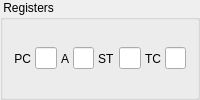
                <widget class="QGroupBox" name="groupBox_3">
                <property name="title">
                  <string> Registers </string>
                </property>
                <layout class="QHBoxLayout" name="horizontalLayout" stretch="1,10,1,10,1,10,1,10">
                  <property name="spacing">
                  <number>4</number>
                  </property>
                  <item>
                  <widget class="QLabel" name="labelPC">
                    <property name="toolTip">
                    <string>Program counter</string>
                    </property>
                    <property name="text">
                    <string>PC</string>
                    </property>
                    <property name="alignment">
                    <set>Qt::AlignRight|Qt::AlignTrailing|Qt::AlignVCenter</set>
                    </property>
                  </widget>
                  </item>
                  <item>
                  <widget class="QLineEdit" name="pcEdit">
                    <property name="key" stdset="0">
                      <string>PC</string>
                    </property>
                    <property name="type" stdset="0">
                      <string>integer</string>
                    </property>
                    <property name="mask" stdset="0">
                      <string>0x%0.3X</string>
                    </property>
                    <property name="sizePolicy">
                    <sizepolicy hsizetype="Ignored" vsizetype="Fixed">
                      <horstretch>0</horstretch>
                      <verstretch>0</verstretch>
                    </sizepolicy>
                    </property>
                    <property name="toolTip">
                    <string>Program counter</string>
                    </property>
                  </widget>
                  </item>
                  <item>
                  <widget class="QLabel" name="aLabel">
                    <property name="toolTip">
                    <string>Accumulator</string>
                    </property>
                    <property name="text">
                    <string>A</string>
                    </property>
                  </widget>
                  </item>
                  <item>
                  <widget class="QLineEdit" name="aEdit">
                    <property name="key" stdset="0">
                      <string>ACC</string>
                    </property>
                    <property name="type" stdset="0">
                      <string>integer</string>
                    </property>
                    <property name="mask" stdset="0">
                      <string>0x%0.1X</string>
                    </property>
                    <property name="sizePolicy">
                    <sizepolicy hsizetype="Ignored" vsizetype="Fixed">
                      <horstretch>0</horstretch>
                      <verstretch>0</verstretch>
                    </sizepolicy>
                    </property>
                    <property name="toolTip">
                    <string>Accumulator</string>
                    </property>
                  </widget>
                  </item>
                  <item>
                  <widget class="QLabel" name="stackLabel">
                    <property name="toolTip">
                    <string>Stack</string>
                    </property>
                    <property name="text">
                    <string>ST</string>
                    </property>
                  </widget>
                  </item>
                  <item>
                  <widget class="QLineEdit" name="stEdit">
                    <property name="key" stdset="0">
                      <string>ST</string>
                    </property>
                    <property name="type" stdset="0">
                      <string>integer</string>
                    </property>
                    <property name="mask" stdset="0">
                      <string>0x%0.3X</string>
                    </property>
                    <property name="sizePolicy">
                    <sizepolicy hsizetype="Ignored" vsizetype="Fixed">
                      <horstretch>0</horstretch>
                      <verstretch>0</verstretch>
                    </sizepolicy>
                    </property>
                    <property name="toolTip">
                    <string>Stack</string>
                    </property>
                  </widget>
                  </item>
                  <item>
                  <widget class="QLabel" name="tcLabel">
                    <property name="toolTip">
                    <string>Timer/Counter</string>
                    </property>
                    <property name="text">
                    <string>TC</string>
                    </property>
                  </widget>
                  </item>
                  <item>
                  <widget class="QLineEdit" name="tcEdit">
                    <property name="key" stdset="0">
                      <string>TC</string>
                    </property>
                    <property name="type" stdset="0">
                      <string>integer</string>
                    </property>
                    <property name="mask" stdset="0">
                      <string>0x%0.2X</string>
                    </property>
                    <property name="sizePolicy">
                    <sizepolicy hsizetype="Ignored" vsizetype="Fixed">
                      <horstretch>0</horstretch>
                      <verstretch>0</verstretch>
                    </sizepolicy>
                    </property>
                    <property name="toolTip">
                    <string>Timer/Counter</string>
                    </property>
                  </widget>
                  </item>
                </layout>
                </widget>
